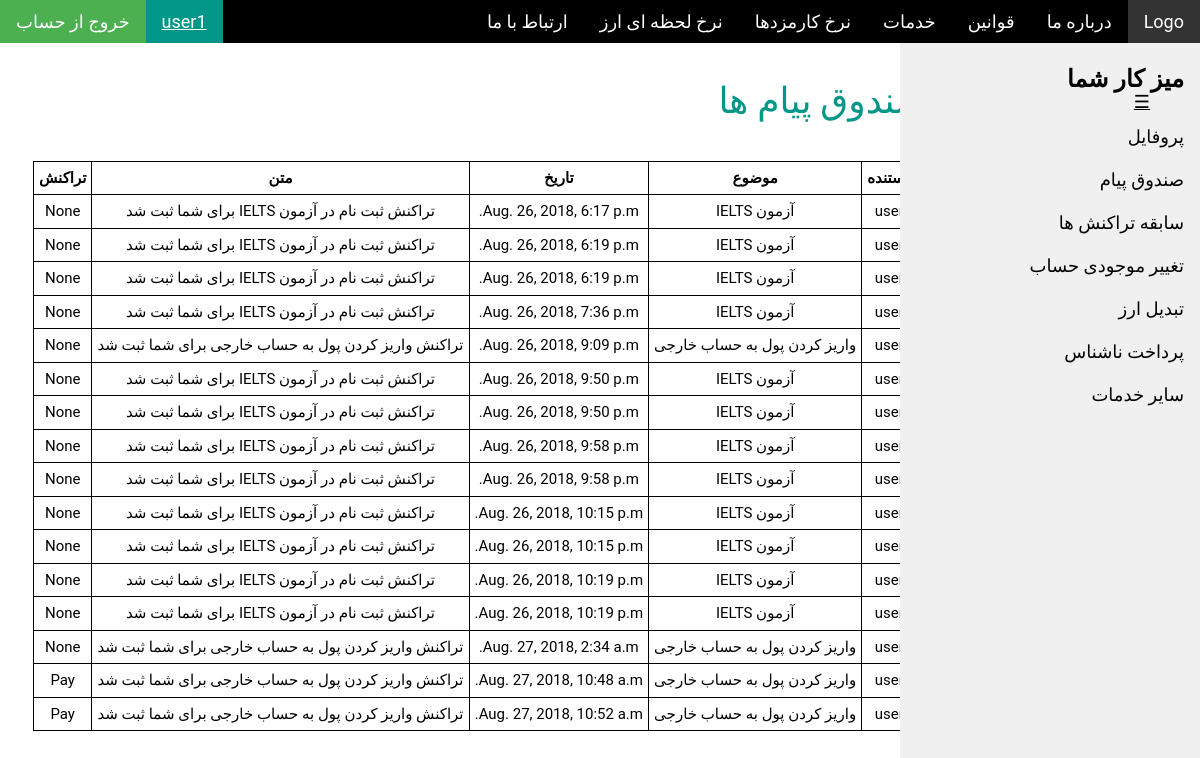
/message (signed in), run on the app's committed database.
### blog/models.py (models this page shows, shortened)
class Person(models.Model):
    class Meta:
        abstract = True

class MyUser(AbstractBaseUser, Person):
    email = models.EmailField(max_length=254, unique=True, db_index=True , null=False , blank=False)
    name = models.CharField(max_length=50 , null=True, blank=True)
    acc_num =  models.CharField(max_length=30 , null=False, blank=False)
    rial_wallet=models.FloatField(default=0)
    dollar_wallet=models.FloatField(default=0)
    euro_wallet=models.FloatField(default=0)
    salary = models.FloatField(default=0)
    dollor_account =  models.CharField(max_length=30 , null=False);
    euro_account = models.CharField(max_length=30 , null=False)
    status = models.CharField(max_length=10, default="enabled")
    is_active = models.BooleanField(default=True)
    is_admin = models.BooleanField(default=False)
    is_employee = models.BooleanField(default=False)
    objects = MyUserManager()
    USERNAME_FIELD = 'email'
    REQUIRED_FIELDS = []

class Message(models.Model):
    author = models.ForeignKey(settings.AUTH_USER_MODEL, on_delete=models.CASCADE , blank=True, null=True,related_name='ferestande')
    created_date = models.DateTimeField(default=timezone.now())
    reciever =  models.ForeignKey(settings.AUTH_USER_MODEL, on_delete=models.CASCADE , blank=True, null=True,related_name='girande')
    subject =  models.CharField(max_length=30 , null=False , default="موضوع");
    content =  models.TextField(null=False , default="محتوا");
    transaction = models.ForeignKey( Transaction , on_delete=models.CASCADE, blank=True, null=True)

class Transaction(models.Model):
    date = models.DateTimeField(default = timezone.now())
    expiration_date = models.DateTimeField(default = timezone.now() + datetime.timedelta(days=1))
    type = models.CharField(max_length=30 , null=False , default="");
    status = models.CharField(max_length=30 , null=False , default="در حال انتظار");
    employee = models.ForeignKey(MyUser , on_delete = models.CASCADE , related_name='karmand')
    user = models.ForeignKey(MyUser, on_delete=models.CASCADE , related_name='karbar')
    subject =   models.CharField(max_length=30 , null=False , default="موضوع");
    content =  models.CharField(max_length=300 , null=False , default="محتوا");
    greform = models.ForeignKey( GREForm , on_delete=models.CASCADE, blank=True, null=True)
    toeflform = models.ForeignKey( TOEFLForm , on_delete=models.CASCADE, blank=True, null=True)
    ieltsform = models.ForeignKey( IELTSForm , on_delete=models.CASCADE, blank=True, null=True)
    uniform = models.ForeignKey( UniForm , on_delete=models.CASCADE, blank=True, null=True)
    payform = models.ForeignKey( PayForm , on_delete=models.CASCADE, blank=True, null=True)
    def __str__(self):
        return self.type

### blog/views.py (the view)
# urls.py: url(r'^message$', views.message, name='message'),
def message(request):
    messages = Message.objects.filter(reciever = request.user)
    return render(request, 'message.html', {'messages':messages})

### blog/templates/message.html (shortened to what this page needs)
{% if request.user.is_admin %}
{% include "base_manager.html" %}
{% elif request.user.is_employee %}
{% include "base_employee.html" %}
{% else %}
{% include "base_user.html" %}
{% endif %}
{% load static %}
<html>
<link rel="stylesheet" type="text/css" href="{% static 'blog/css/index_w3.css' %}" />
<link rel="stylesheet" type="text/css" href="{% static 'blog/css/index_w3-theme-black.css' %}" />
<body>
  <div class="w3-main" style="margin-right:250px" dir="rtl">
    {% block content %}
    <div class="w3-row w3-padding-large w3-padding-64 w3-container" dir="rtl">
      <h1 class="w3-text-teal">صندوق پیام ها</h1><br>
      <table style="width:100%">
        <tr>
          <th ALIGN=CENTER>فرستنده</th>
          <th ALIGN=CENTER>موضوع</th>
          <th ALIGN=CENTER>تاریخ</th>
          <th ALIGN=CENTER>متن</th>
          <th ALIGN=CENTER>تراکنش</th>
        </tr>
        {% for message in messages %}
        <tr>
          <td ALIGN=CENTER>{{message.author.name}}</td>
          <td ALIGN=CENTER>{{message.subject}}</td>
          <td ALIGN=CENTER>{{message.created_date}}</td>
          <td ALIGN=CENTER>{{message.content}}</td>
          <td ALIGN=CENTER>{{message.transaction}}</td>
        </tr>
        {% endfor %}
      </table>
    </div>
    {% endblock %}
  </div>
</body>
</html>

### blog/templates/base_user.html (shortened to what this page needs)
<!DOCTYPE html>
{% load static %}
<html>
<link rel="stylesheet" type="text/css" href="{% static 'blog/css/index_w3.css' %}" />
<link rel="stylesheet" type="text/css" href="{% static 'blog/css/index_w3-theme-black.css' %}" />
<body>
<div class="w3-top topnav" >
  <div class="w3-bar w3-theme w3-top w3-left-align w3-large">
    <a href="{% url 'index_user' %}" class="w3-bar-item w3-button w3-theme-l1 w3-right">Logo</a>
    <a href="{% url 'index_user' %}#about" class="w3-bar-item w3-button w3-hide-small w3-hover-white w3-right">درباره ما</a>
	<a href="{% url 'index_user' %}#policy" class="w3-bar-item w3-button w3-hide-small w3-hover-white w3-right">قوانین</a>
    <a href="{% url 'index_user' %}#service" class="w3-bar-item w3-button w3-hide-small w3-hover-white w3-right">خدمات</a>
	<a href="{% url 'index_user' %}#nerkh" class="w3-bar-item w3-button w3-hide-small w3-hover-white w3-right">نرخ کارمزدها</a>
	<a href="{% url 'index_user' %}#nerkh-arz" class="w3-bar-item w3-button w3-hide-small w3-hover-white w3-right">نرخ لحظه ای ارز</a>
	<a href="{% url 'index_user' %}#contact" class="w3-bar-item w3-button w3-hide-small w3-hover-white w3-right">ارتباط با ما</a>
	<a href="{% url 'logout' %}" class="w3-bar-item w3-button w3-hover-green">خروج از حساب</a>
    <a href="#" class="w3-bar-item w3-label w3-teal w3-hover-teal">{{ request.user.name }} </a>
  </div>
</div>
<nav class="w3-sidebar w3-bar-block w3-collapse w3-large w3-theme-l5 w3-animate-right" style="width:25%;right:0"  id="mySidebar">
  <h3 class="w3-bar-item"><b>میز کار شما</b></h3>
  <a class="w3-bar-item w3-button w3-hover-black" href="{% url 'user_profile_edit' %}">پروفایل</a>
  <a class="w3-bar-item w3-button w3-hover-black" href="{% url 'message' %}">صندوق پیام</a>
  <a class="w3-bar-item w3-button w3-hover-black" href="{% url 'usertransactions' pke=user.pk %}">سابقه تراکنش ها</a>
  <a class="w3-bar-item w3-button w3-hover-black" href="{% url 'user_charge' %}">تغییر موجودی حساب</a>
  <a class="w3-bar-item w3-button w3-hover-black" href="{% url 'user_change' %}">تبدیل ارز</a>
  <a class="w3-bar-item w3-button w3-hover-black" href="{% url 'user_unknownpay' %}">پرداخت ناشناس</a>
  <a class="w3-bar-item w3-button w3-hover-black" href="{% url 'user_service' %}">سایر خدمات</a>
 <a style=" float: right; position: fixed; right:50px; top:88px;" href="javascript:void(0);" class="icon" onclick="myFunction()">&#9776;</a>
</nav>
</body>
</html>

### blog/static/blog/css/index_w3.css (style rules this page uses)
html { box-sizing:border-box }
*,*:before,*:after { box-sizing:inherit }
html { -ms-text-size-adjust:100%;-webkit-text-size-adjust:100% }
body { margin:0 }
article,aside,details,figcaption,figure,footer,header,main,menu,nav,section,summary { display:block }
a { background-color:transparent;-webkit-text-decoration-skip:objects }
html,body { font-family:Verdana,sans-serif;font-size:15px;line-height:1.5 }
html { overflow-x:hidden }
h1 { font-size:36px; text-align:right }
h3 { font-size:24px; text-align:right }
h1,h2,h3,h4,h5,h6 { font-family:"Segoe UI",Arial,sans-serif;font-weight:400;margin:10px 0 }
a { color:inherit }
.w3-btn,.w3-button { border:none;display:inline-block;padding:8px 16px;vertical-align:middle;overflow:hidden;text-decoration:none;color:inherit;background-color:inherit;text-align:center;cursor:pointer;white-space:nowrap }
.w3-btn,.w3-button { -webkit-touch-callout:none;-webkit-user-select:none;-khtml-user-select:none;-moz-user-select:none;-ms-user-select:none;user-select:none }
.w3-sidebar { height:100%;width:200px;background-color:#fff;position:fixed!important;z-index:1;overflow:auto }
.w3-main,#main { transition:margin-left .4s }
.w3-bar { width:100%;overflow:hidden }
.w3-bar .w3-bar-item { padding:8px 16px;float:left;width:auto;border:none;display:block;outline:0 }
.w3-bar .w3-button { white-space:normal }
.w3-bar-block .w3-bar-item { width:100%;display:block;padding:8px 16px;text-align:right;border:none;white-space:normal;float:none;outline:0 }
.w3-container:after,.w3-container:before,.w3-panel:after,.w3-panel:before,.w3-row:after,.w3-row:before,.w3-row-padding:after,.w3-row-padding:before, .w3-cell-row:before,.w3-cell-row:after,.w3-clear:after,.w3-clear:before,.w3-bar:before,.w3-bar:after { content:"";display:table;clear:both }
@media (min-width:993px) { .w3-sidebar.w3-collapse { display:block!important } }
.w3-top,.w3-bottom { position:fixed;width:100%;z-index:1 }
.w3-top { top:0 }
.w3-container,.w3-panel { padding:0.01em 16px }
.w3-animate-right { position:relative;animation:animateright 0.4s }
.w3-large { font-size:18px!important }
.w3-left-align { text-align:left!important }
.w3-padding-large { padding:12px 24px!important }
.w3-padding-64 { padding-top:64px!important;padding-bottom:64px!important }
.w3-right { float:right!important }
.w3-teal,.w3-hover-teal:hover { color:#fff!important;background-color:#009688!important }
.w3-text-teal,.w3-hover-text-teal:hover { color:#009688!important }

### blog/static/blog/css/index_w3-theme-black.css (style rules this page uses)
.w3-theme-l5 { color:#000 !important; background-color:#f0f0f0 !important }
.w3-theme-l1 { color:#fff !important; background-color:#333333 !important }
.w3-theme { color:#fff !important; background-color:#000000 !important }

### blog/templates/base_user.html (style rules this page uses)
html,body,h1,h2,h3,h4,h5,h6 { font-family: "Roboto","B Nazanin", sans-serif; }
.w3-sidebar { z-index: 3; width: 250px; top: 43px; bottom: 0; height: inherit; }

### blog/templates/message.html (style rules this page uses)
table { display: block; overflow-x: auto; border-collapse: collapse; }
th, td { padding: 5px; border: 1px solid black; border-collapse: collapse; }
html,body,h1,h2,h3,h4,h5,h6 { font-family: "Roboto","B Nazanin", sans-serif; }
.w3-sidebar { z-index: 3; width: 250px; top: 43px; bottom: 0; height: inherit; }

### data on the page
MyUser: user.name "user1"
Message: author.name "user1", subject "آزمون IELTS", created_date "Aug. 26, 2018, 6:17 p.m.", content "تراکنش ثبت نام در آزمون IELTS برای شما ثبت شد", transaction "None"
Message: author.name "user1", subject "آزمون IELTS", created_date "Aug. 26, 2018, 6:19 p.m.", content "تراکنش ثبت نام در آزمون IELTS برای شما ثبت شد", transaction "None"
Message: author.name "user1", subject "آزمون IELTS", created_date "Aug. 26, 2018, 6:19 p.m.", content "تراکنش ثبت نام در آزمون IELTS برای شما ثبت شد", transaction "None"
Message: author.name "user1", subject "آزمون IELTS", created_date "Aug. 26, 2018, 7:36 p.m.", content "تراکنش ثبت نام در آزمون IELTS برای شما ثبت شد", transaction "None"
Message: author.name "user1", subject "واریز کردن پول به حساب خارجی", created_date "Aug. 26, 2018, 9:09 p.m.", content "تراکنش واریز کردن پول به حساب خارجی برای شما ثبت شد", transaction "None"
Message: author.name "user1", subject "آزمون IELTS", created_date "Aug. 26, 2018, 9:50 p.m.", content "تراکنش ثبت نام در آزمون IELTS برای شما ثبت شد", transaction "None"
Message: author.name "user1", subject "آزمون IELTS", created_date "Aug. 26, 2018, 9:50 p.m.", content "تراکنش ثبت نام در آزمون IELTS برای شما ثبت شد", transaction "None"
Message: author.name "user1", subject "آزمون IELTS", created_date "Aug. 26, 2018, 9:58 p.m.", content "تراکنش ثبت نام در آزمون IELTS برای شما ثبت شد", transaction "None"
Message: author.name "user1", subject "آزمون IELTS", created_date "Aug. 26, 2018, 9:58 p.m.", content "تراکنش ثبت نام در آزمون IELTS برای شما ثبت شد", transaction "None"
Message: author.name "user1", subject "آزمون IELTS", created_date "Aug. 26, 2018, 10:15 p.m.", content "تراکنش ثبت نام در آزمون IELTS برای شما ثبت شد", transaction "None"
Message: author.name "user1", subject "آزمون IELTS", created_date "Aug. 26, 2018, 10:15 p.m.", content "تراکنش ثبت نام در آزمون IELTS برای شما ثبت شد", transaction "None"
Message: author.name "user1", subject "آزمون IELTS", created_date "Aug. 26, 2018, 10:19 p.m.", content "تراکنش ثبت نام در آزمون IELTS برای شما ثبت شد", transaction "None"
Message: author.name "user1", subject "آزمون IELTS", created_date "Aug. 26, 2018, 10:19 p.m.", content "تراکنش ثبت نام در آزمون IELTS برای شما ثبت شد", transaction "None"
Message: author.name "user1", subject "واریز کردن پول به حساب خارجی", created_date "Aug. 27, 2018, 2:34 a.m.", content "تراکنش واریز کردن پول به حساب خارجی برای شما ثبت شد", transaction "None"
Message: author.name "user1", subject "واریز کردن پول به حساب خارجی", created_date "Aug. 27, 2018, 10:48 a.m.", content "تراکنش واریز کردن پول به حساب خارجی برای شما ثبت شد", transaction "Pay"
Message: author.name "user1", subject "واریز کردن پول به حساب خارجی", created_date "Aug. 27, 2018, 10:52 a.m.", content "تراکنش واریز کردن پول به حساب خارجی برای شما ثبت شد", transaction "Pay"
